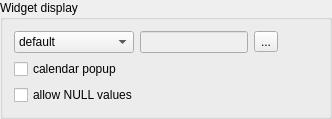
    <widget class="QGroupBox" name="groupBox">
     <property name="title">
      <string>Widget display</string>
     </property>
     <layout class="QGridLayout" name="gridLayout_2">
      <item row="0" column="3">
       <spacer name="horizontalSpacer_2">
        <property name="orientation">
         <enum>Qt::Horizontal</enum>
        </property>
        <property name="sizeHint" stdset="0">
         <size>
          <width>40</width>
          <height>20</height>
         </size>
        </property>
       </spacer>
      </item>
      <item row="0" column="1">
       <widget class="QLineEdit" name="mDisplayFormatEdit">
        <property name="enabled">
         <bool>false</bool>
        </property>
       </widget>
      </item>
      <item row="0" column="0">
       <widget class="QComboBox" name="mDisplayFormatComboBox">
        <property name="minimumSize">
         <size>
          <width>120</width>
          <height>0</height>
         </size>
        </property>
        <property name="sizeAdjustPolicy">
         <enum>QComboBox::AdjustToContents</enum>
        </property>
        <item>
         <property name="text">
          <string>default</string>
         </property>
        </item>
        <item>
         <property name="text">
          <string>custom</string>
         </property>
        </item>
       </widget>
      </item>
      <item row="0" column="2">
       <widget class="QToolButton" name="mDisplayHelpToolButton">
        <property name="text">
         <string>...</string>
        </property>
        <property name="icon">
         <iconset resource="../../../images/images.qrc">
          <normaloff>:/images/themes/default/mActionHelpContents.svg</normaloff>:/images/themes/default/mActionHelpContents.svg</iconset>
        </property>
        <property name="checkable">
         <bool>true</bool>
        </property>
        <property name="checked">
         <bool>false</bool>
        </property>
       </widget>
      </item>
      <item row="1" column="0" colspan="2">
       <widget class="QCheckBox" name="mCalendarPopupCheckBox">
        <property name="layoutDirection">
         <enum>Qt::LeftToRight</enum>
        </property>
        <property name="text">
         <string>calendar popup</string>
        </property>
       </widget>
      </item>
      <item row="2" column="0" colspan="2">
       <widget class="QCheckBox" name="mAllowNullCheckBox">
        <property name="text">
         <string>allow NULL values</string>
        </property>
       </widget>
      </item>
     </layout>
    </widget>
